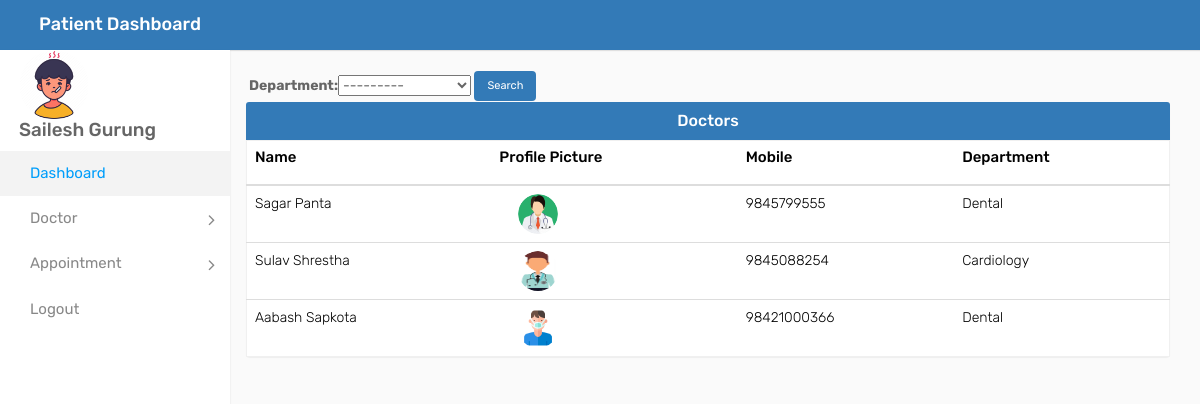
Before: /patient_view_doctors (signed in) with the older database file.
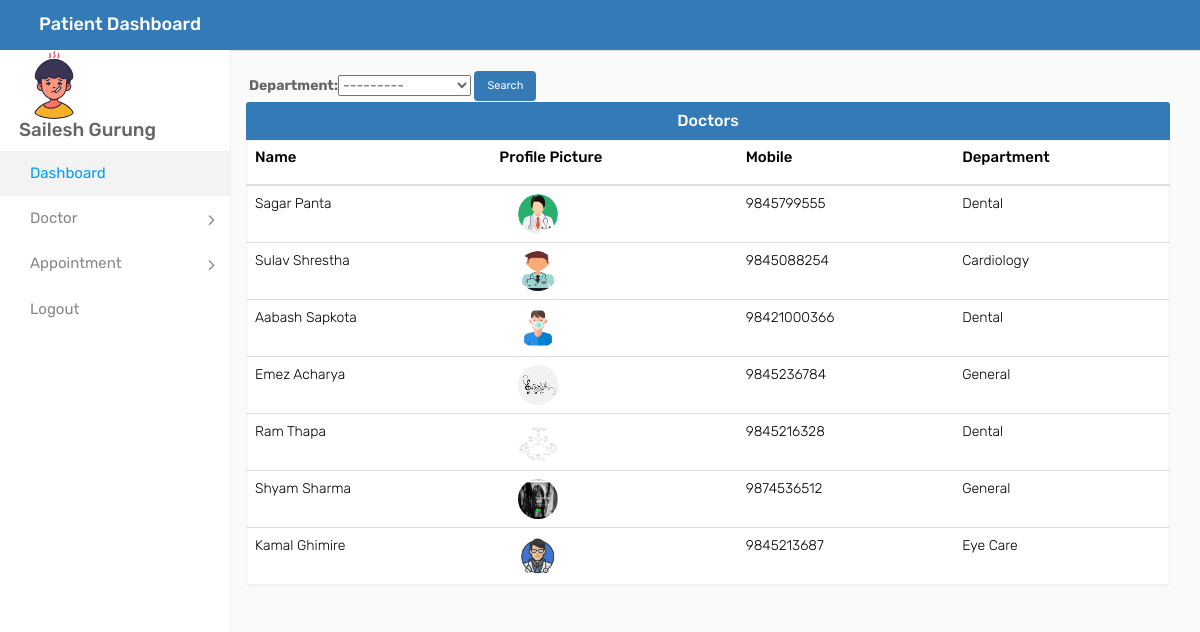
After: the same page with the newer database file.
### account/models.py (models this page shows, shortened)
class Doctor(models.Model):
    user=models.OneToOneField(User,on_delete=models.CASCADE)
    profile_pic= models.ImageField(upload_to='profilepic/Doctor/',null=True,blank=True)
    contact = models.CharField(max_length=20,null=True)
    gender = models.CharField(
        max_length=20,
        choices=GENDER_CHOICE, default=3)
    address = models.CharField(max_length=40)
    department= models.CharField(max_length=50,choices=DEPARTMENT,default='Cardiologist')
    status=models.BooleanField(default=False)
    @property
    def get_name(self):
        return self.user.first_name+" "+self.user.last_name

### account/views.py (the view)
# urls.py: path('patient_view_doctors', views.patient_view_doctors,name="patient_view_doctors"),
@login_required(login_url='login')
@user_passes_test(logged_as_patient)
def patient_view_doctors(request):
    doctor=models.Doctor.objects.all().filter(status=True)
    pat_id=models.Patient.objects.get(user_id=request.user.id)
    patient=models.Patient.objects.get(id=pat_id.id)
    doctor_filt=doctor_filter(request.GET,queryset=doctor)
    doctor=doctor_filt.qs
    data={
        'doctor':doctor,
        'patient':patient,
        'doctor_filt':doctor_filt
    }
    return render(request,'patient_view_doctors.html',context=data)

### account/views.py (called while the page is built)
def logged_as_patient(user):
    return user.groups.filter(name='patient').exists()

### templates/patient_view_doctors.html (shortened to what this page needs)
{% extends 'patient_base.html' %}
{% load static %}
{% block content %}
<div class="container"  style="padding-left: 111px; margin-top:14px; font-size:14px">
	<form method="GET" style="
    margin-top: 57px;
    padding-left: 123px;
">
		{{doctor_filt.form}}
		<button class="btn btn-primary" style="font-size: 11px;background-color: #337ab7;" type="submit">Search</button>
	</form>
	<div class="panel panel-primary" style="border: none; font-size: 14px; margin-top:1px;">
		<div class="panel-heading" style="text-align:center;">
		<h6 class="panel-title">Doctors</h6>
	  </div>
	  <table class="table table-hover" id="dev-table">
		<thead>
			<tr>
				<th><h1 style="font-size:15px;">Name</h1></th>
				<th><h1 style="font-size:15px;">Profile Picture</h1></th>
				<th><h1 style="font-size:15px;">Mobile</h1></th>
				<th><h1 style="font-size:15px;">Department</h1></th>
			</tr>
		</thead>
		{% for d in doctor %}
		<tr>
		  <td> {{d.get_name}}</td>
		  <td>
			{% if d.profile_pic %}
			<img src="/media/{{d.profile_pic}}" alt="Profile Pic" height="40px" width="40px" />
			{% endif %}
			</td>
		  <td>{{d.contact}}</td>
		  <td>{{d.department}}</td>
		</tr>
		{% endfor %}
	  </table>
	</div>
  </div>
{% endblock content %}

Changed rows visible on the page:
now on this page (row edited): Doctor: get_name "Emez Acharya", profile_pic (picture), contact "9845236784", department "General"
added Doctor: get_name "Ram Thapa", profile_pic (picture), contact "9845216328", department "Dental"
added Doctor: get_name "Shyam Sharma", profile_pic (picture), contact "9874536512", department "General"
added Doctor: get_name "Kamal Ghimire", profile_pic (picture), contact "9845213687", department "Eye Care"
